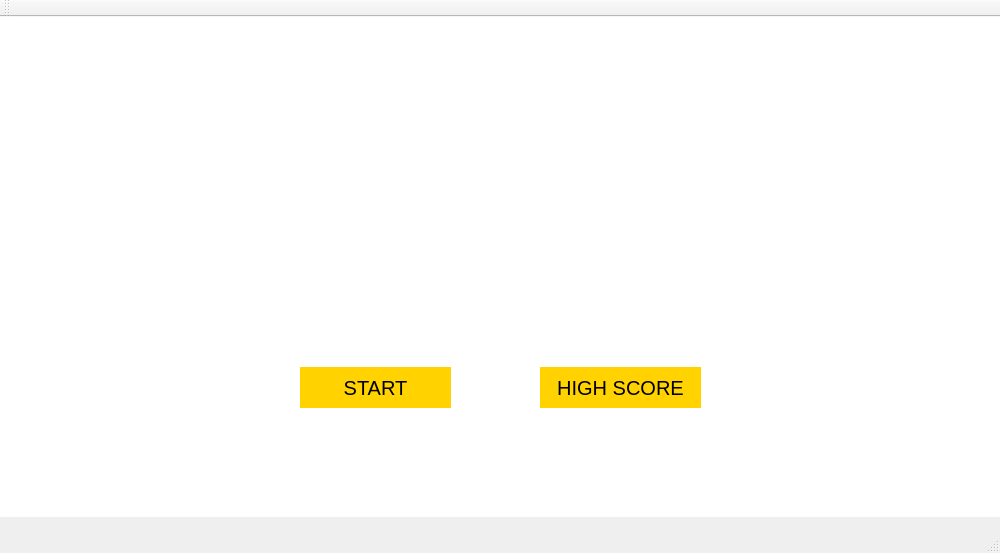
<?xml version="1.0" encoding="UTF-8"?>
<ui version="4.0">
 <class>MainWindow</class>
 <widget class="QMainWindow" name="MainWindow">
  <property name="geometry">
   <rect>
    <x>0</x>
    <y>0</y>
    <width>1000</width>
    <height>553</height>
   </rect>
  </property>
  <property name="minimumSize">
   <size>
    <width>1000</width>
    <height>500</height>
   </size>
  </property>
  <property name="maximumSize">
   <size>
    <width>1000</width>
    <height>553</height>
   </size>
  </property>
  <property name="windowTitle">
   <string>MainWindow</string>
  </property>
  <widget class="QWidget" name="centralWidget">
   <property name="minimumSize">
    <size>
     <width>1000</width>
     <height>500</height>
    </size>
   </property>
   <property name="maximumSize">
    <size>
     <width>1000</width>
     <height>500</height>
    </size>
   </property>
   <property name="font">
    <font>
     <family>icon-brand</family>
    </font>
   </property>
   <widget class="QLabel" name="label">
    <property name="geometry">
     <rect>
      <x>0</x>
      <y>0</y>
      <width>1000</width>
      <height>500</height>
     </rect>
    </property>
    <property name="minimumSize">
     <size>
      <width>1000</width>
      <height>500</height>
     </size>
    </property>
    <property name="maximumSize">
     <size>
      <width>1000</width>
      <height>1000</height>
     </size>
    </property>
    <property name="autoFillBackground">
     <bool>true</bool>
    </property>
    <property name="styleSheet">
     <string notr="true">background-color: white</string>
    </property>
    <property name="text">
     <string/>
    </property>
    <property name="pixmap">
     <pixmap>titlescreen.png</pixmap>
    </property>
    <property name="alignment">
     <set>Qt::AlignCenter</set>
    </property>
    <property name="margin">
     <number>0</number>
    </property>
   </widget>
   <widget class="QPushButton" name="startButton">
    <property name="geometry">
     <rect>
      <x>300</x>
      <y>350</y>
      <width>151</width>
      <height>41</height>
     </rect>
    </property>
    <property name="font">
     <font>
      <family>Arial</family>
      <pointsize>15</pointsize>
     </font>
    </property>
    <property name="autoFillBackground">
     <bool>false</bool>
    </property>
    <property name="styleSheet">
     <string notr="true">background-color: rgb(255, 210, 0);
border: none</string>
    </property>
    <property name="text">
     <string>START</string>
    </property>
    <property name="flat">
     <bool>false</bool>
    </property>
   </widget>
   <widget class="QPushButton" name="startButton_2">
    <property name="enabled">
     <bool>true</bool>
    </property>
    <property name="geometry">
     <rect>
      <x>540</x>
      <y>350</y>
      <width>161</width>
      <height>41</height>
     </rect>
    </property>
    <property name="font">
     <font>
      <family>Arial</family>
      <pointsize>15</pointsize>
     </font>
    </property>
    <property name="autoFillBackground">
     <bool>false</bool>
    </property>
    <property name="styleSheet">
     <string notr="true">background-color: rgb(255, 210, 0);
border: none</string>
    </property>
    <property name="text">
     <string>HIGH SCORE</string>
    </property>
    <property name="autoDefault">
     <bool>false</bool>
    </property>
    <property name="flat">
     <bool>false</bool>
    </property>
   </widget>
  </widget>
  <widget class="QMenuBar" name="menuBar">
   <property name="geometry">
    <rect>
     <x>0</x>
     <y>0</y>
     <width>1000</width>
     <height>21</height>
    </rect>
   </property>
  </widget>
  <widget class="QToolBar" name="mainToolBar">
   <attribute name="toolBarArea">
    <enum>TopToolBarArea</enum>
   </attribute>
   <attribute name="toolBarBreak">
    <bool>false</bool>
   </attribute>
  </widget>
  <widget class="QStatusBar" name="statusBar"/>
 </widget>
 <layoutdefault spacing="6" margin="11"/>
 <resources/>
 <connections/>
</ui>
